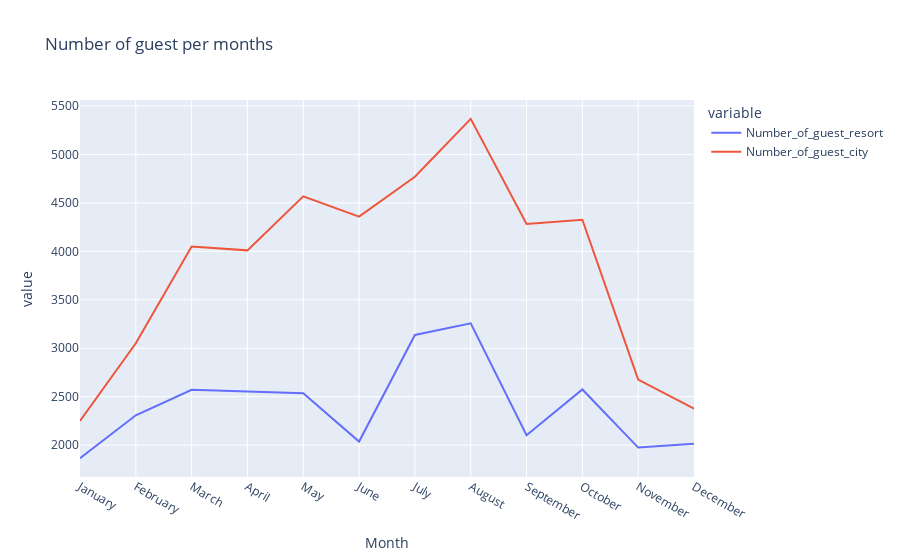

Write notebook code for a chart like this one.
### Code cell
px.line(rush_final,x="Month",y=["Number_of_guest_resort","Number_of_guest_city"],title="Number of guest per months")

### Figure 1 — Plotly figure (JSON) as saved in the notebook; plotly's stock layout.template omitted (floating-point values rounded to 4 significant figures)
{"data": [{"hovertemplate": "variable=Number_of_guest_resort<br>Month=%{x}<br>value=%{y}<extra></extra>", "legendgroup": "Number_of_guest_resort", "line": {"color": "#636efa", "dash": "solid"}, "mode": "lines", "name": "Number_of_guest_resort", "orientation": "v", "showlegend": true, "type": "scatter", "x": ["January", "February", "March", "April", "May", "June", "July", "August", "September", "October", "November", "December"], "xaxis": "x", "y": [1866, 2308, 2571, 2550, 2535, 2037, 3137, 3257, 2102, 2575, 1975, 2014], "yaxis": "y"}, {"hovertemplate": "variable=Number_of_guest_city<br>Month=%{x}<br>value=%{y}<extra></extra>", "legendgroup": "Number_of_guest_city", "line": {"color": "#EF553B", "dash": "solid"}, "mode": "lines", "name": "Number_of_guest_city", "orientation": "v", "showlegend": true, "type": "scatter", "x": ["January", "February", "March", "April", "May", "June", "July", "August", "September", "October", "November", "December"], "xaxis": "x", "y": [2249, 3051, 4049, 4010, 4568, 4358, 4770, 5367, 4283, 4326, 2676, 2377], "yaxis": "y"}], "layout": {"legend": {"title": {"text": "variable"}, "tracegroupgap": 0}, "title": {"text": "Number of guest per months"}, "xaxis": {"anchor": "y", "domain": [0, 1], "title": {"text": "Month"}}, "yaxis": {"anchor": "x", "domain": [0, 1], "title": {"text": "value"}}}}
